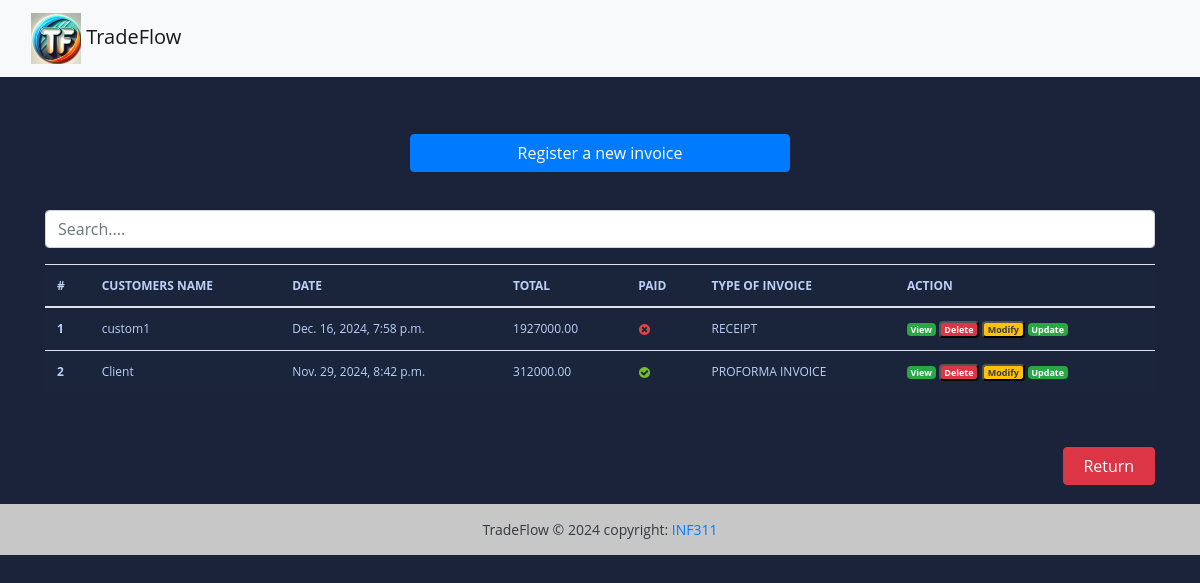
/home/ (signed in), run on the app's committed database.
### Orders/models.py (models this page shows, shortened)
class Invoice(models.Model):
    INVOICE_TYPE = (
        ('R', _('RECEIPT')),
        ('P', _('PROFORMA INVOICE')),
        ('I', _('INVOICE')),
    )
    customer = models.ForeignKey(
        Person,
        related_name='customer_invoices',
        on_delete=models.CASCADE,
        limit_choices_to={'role': 'C'},  # Filter to make sure the person is a customer
    )
    save_by = models.ForeignKey(
        Person,
        related_name='seller_invoices',
        on_delete=models.CASCADE,
        limit_choices_to={'role': ['S', 'A', 'C']},  # Filter to make sure the person is a seller
    )
    invoice_date_time = models.DateTimeField(auto_now_add=True)
    total = models.DecimalField(max_digits=10000, decimal_places=2)
    paid = models.BooleanField(default=False)
    invoice_type = models.CharField(max_length=1, choices=INVOICE_TYPE)
    comments = models.TextField(null=True, max_length=1000, blank=True)
    class Meta:
        verbose_name = "Invoice"
        verbose_name_plural = "Invoices"
    @property
    def get_total(self):
        articles = self.order_line_set.all()
        total = sum(article.get_total for article in articles)
        return total

class Order_line(models.Model):
    invoice = models.ForeignKey(Invoice, on_delete=models.CASCADE)
    article_name = models.ForeignKey(Article, related_name='article', on_delete=models.PROTECT)
    quantity = models.IntegerField()
    unit_price = models.DecimalField(max_digits=1000, decimal_places=2)
    total = models.DecimalField(max_digits=1000, decimal_places=2)
    class Meta:
        verbose_name = "Order_line"
        verbose_name_plural = "Order_lines"
    @property
    def get_total(self):
        total = self.quantity * self.unit_price
        return total

### Users/models.py (models this page shows, shortened)
class Person(AbstractBaseUser, PermissionsMixin):
    SEX_TYPES = (
        ('M', _('Male')),
        ('F', _('Feminine')),
    )
    ROLE_TYPES = (
        ('S', _('Seller')),
        ('M', _('Manager')),
        ('C', _('Customer')),
        ('A', _('Admin')),
    )
    name = models.CharField(max_length=150)
    password = models.CharField(max_length=128)
    email = models.EmailField(unique=True)
    phone = models.CharField(max_length=132)
    address = models.CharField(max_length=150)
    sex = models.CharField(max_length=1, choices = SEX_TYPES)
    age = models.PositiveIntegerField()
    city = models.CharField(max_length=32)
    bp = models.PositiveIntegerField()
    role = models.CharField(max_length=1, choices = ROLE_TYPES)
    crearted_date = models.DateTimeField(auto_now_add=True)
    is_staff = models.BooleanField(default=False)
    is_superuser = models.BooleanField(default=False)
    is_active = models.BooleanField(default=True)
    objects = UserManager()
    USERNAME_FIELD = 'email'
    REQUIRED_FIELDS = ['name']
    class Meta:
        constraints = [
            models.UniqueConstraint(fields=['name', 'password'], name = 'unique_person_name_password')
        ]
        verbose_name = "Person"
        verbose_name_plural = "Persons"

### Orders/views.py (the view, shortened to what this page needs)
# urls.py: path('home/', views.HomeView.as_view(), name = 'home'),
class HomeView(LoginRequiredMixin, View):
    invoices = Invoice.objects.select_related('customer', 'save_by').all().order_by('-invoice_date_time')
    page = 'home/'
    context = {
        'invoices': invoices,
        'page' : page
    }
    def get(self, request, *args, **kwargs):
        if request.user.role == 'S':
            templates_name = 'seller/index.html'
        else:
            templates_name = 'index.html'
        items = pagination(request, self.invoices)
        self.context['invoices'] = items
        return render(request, templates_name, self.context)

### Orders/utils.py (called while the page is built)
def pagination(request, invoices):
    default_page = 1
    page = request.GET.get('page', default_page)
    items_per_page = 5
    parginator = Paginator(invoices, items_per_page)
    try:
        items_page = parginator.page(page)
    except PageNotAnInteger:
        items_page = parginator.page(default_page)
    except EmptyPage:
        items_page = parginator.page(parginator.num_pages)
    return items_page

### templates/index.html (shortened to what this page needs)
{% extends "base.html" %}
{% load static %}
{% load i18n %}
{% block content %}
<br><br>
<div class="row">
   <a href='#' class="col-md-4">
   </a>
   <a href="{% url 'add-invoice' %}" class="btn col-md-4 btn-primary">
     {% trans 'Register a new invoice ' %}
   </a>
</div>
<br> <br>
<div class="form-group ">
   <input id="search" class="form-control" type="text" placeholder="Search....">
</div>
<div>
   <table class="table table-striped-columns">
      <thead>
         <tr>
            <th scope="col">#</th>
            <th scope="col">{% trans 'CUSTOMERS NAME' %}</th>
            <th scope="col">DATE</th>
            <th scope="col">TOTAL</th>
            <th scope="col">PAID</th>
            <th scope="col">TYPE OF INVOICE</th>
            <th scope="col">ACTION</th>
         </tr>
      </thead>
      <tbody id="myTable">
         {% if invoices %}
         {% for facture in invoices %}
         <tr>
            <th scope="row">{{ forloop.counter }}</th>
            <td>{{facture.customer.name}}</td>
            <td>{{facture.invoice_date_time}}</td>
            <td>{{ facture.get_total }}</td>
            <td>
               {% if facture.paid %}
               <img src="{% static 'img/icon-yes.svg' %}" alt="True">
               {% else %}
               <img src="{% static 'img/icon-no.svg' %}" alt="False">
               {% endif %}
            </td>
            <td>{{facture.get_invoice_type_display }}</td>
            <td>
               <a href="{% url 'view-invoice' pk=facture.pk %}" title="Detail" class="badge text-white bg-success">{% trans 'View' %}</a>
               <button id="btn-invoice-sup" type="button" data-toggle="modal" data-target="#supprimer"
                  class="badge text-white bg-danger" title="Supprimer" data-id="{{ facture.pk }}"
                  data-customer="{{facture.customer.name}}"> {% trans 'Delete' %}
               </button>
               <button id="btn-invoice-mod" type="button" data-toggle="modal" title="Modifier" data-target="#modifier"
                  data-id="{{facture.pk}}" data-customer="{{facture.customer.name}}"
                  class="badge text-dark bg-warning"> {% trans 'Modify' %}
               </button>
               <a href="{% url 'update-invoice' pk=facture.pk %}" title="Update" class="badge text-white bg-success">{% trans 'Update' %}</a>
            </td>
         </tr>
         {% endfor %}
         {% else %}
         <p class="text-center text-white">No invoice found.</p>
         {% endif %}
      </tbody>
   </table>
   <br><br>
   <a href="{% url 'admin-dashboard' %}" title="admin dashboard" class="btn btn-outline-danger text-white bg-danger w-50 col-md-1 float-right">Return</a>
   <br>
</div>
<br><br>
{% endblock %}

### static/styles.css (style rules this page uses)
body { margin: 0; padding: 0; font: 400 .875rem 'Open Sans', sans-serif; color: #bcd0f7; background: #1A233A; position: relative; height: 100%; }
.table { background: #1a243a; color: #bcd0f7; font-size: .75rem; }

### data on the page
Invoice: customer.name "custom1", invoice_date_time "Dec. 16, 2024, 7:58 p.m.", get_total "1927000.00", paid False (drawn), invoice_type "RECEIPT"
Invoice: customer.name "Client", invoice_date_time "Nov. 29, 2024, 8:42 p.m.", get_total "312000.00", paid True (drawn), invoice_type "PROFORMA INVOICE"
